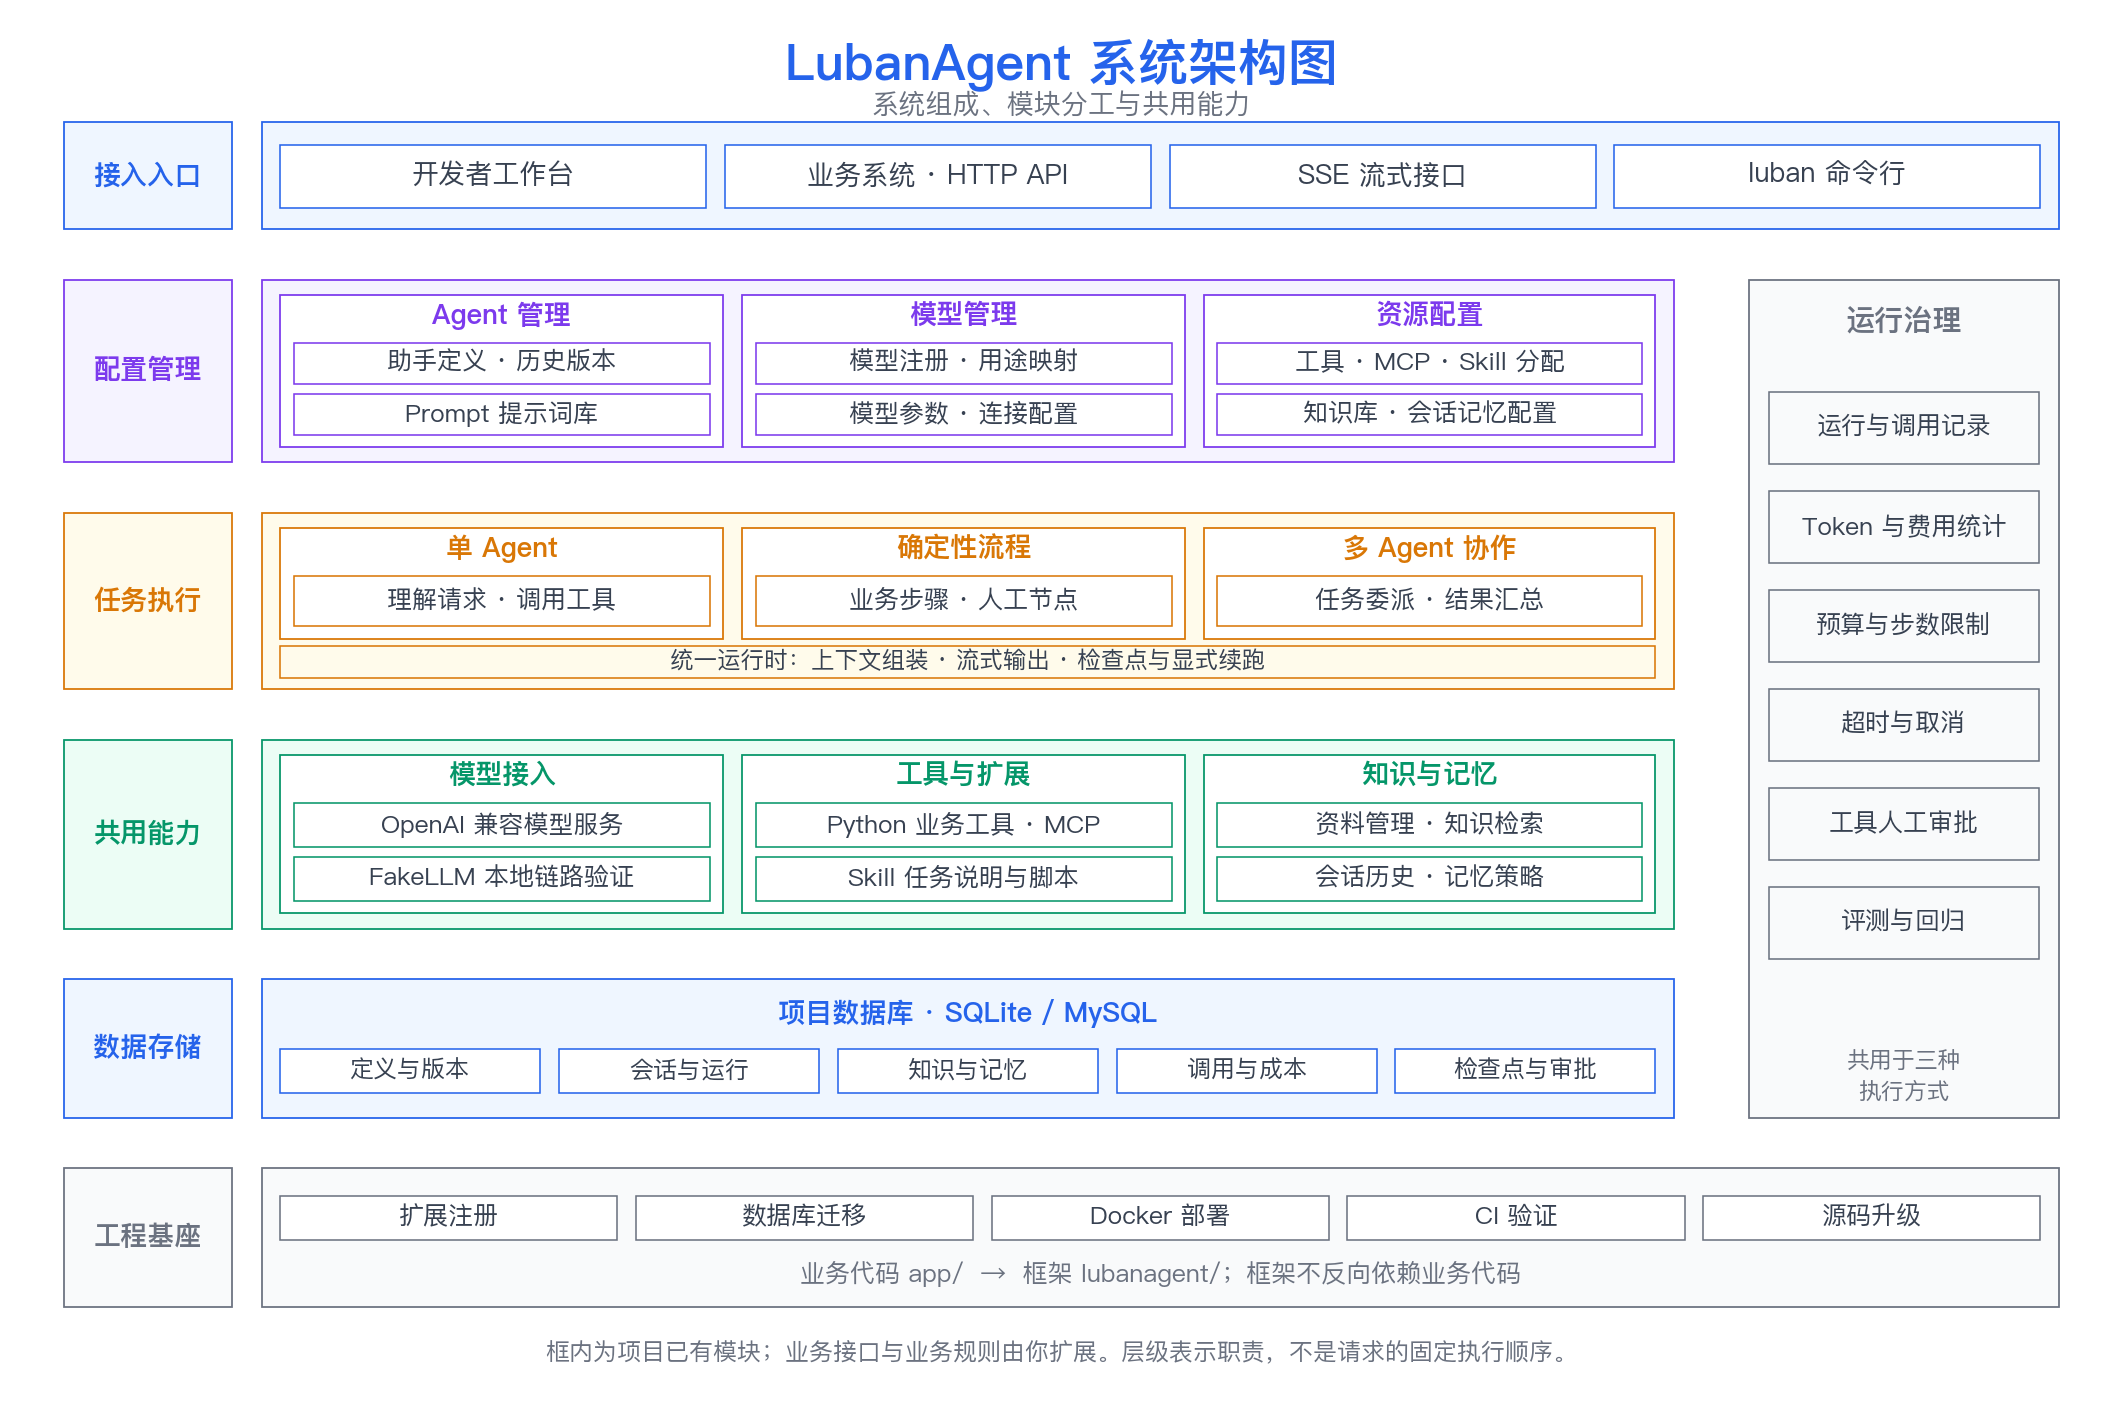

This figure's Python source:
import matplotlib.pyplot as plt
import matplotlib.patches as mpatches
import matplotlib.font_manager as fm
import numpy as np
import re

# ── 颜色规范（禁止自定义颜色，只用这套）──
BLUE        = '#2563EB'   # 主色：输入层、主流程
PURPLE      = '#7C3AED'   # 辅色：模型组件、LLM核心
GREEN       = '#059669'   # 正面/输出：成功、输出层
ORANGE      = '#D97706'   # 中间态：警告、次要流程
GRAY        = '#6B7280'   # 说明文字、次要信息
RED         = '#DC2626'   # 错误、危险、阻断

LIGHT_BLUE   = '#EFF6FF'
LIGHT_PURPLE = '#F5F3FF'
LIGHT_GREEN  = '#ECFDF5'
LIGHT_ORANGE = '#FFFBEB'
LIGHT_GRAY   = '#F9FAFB'
LIGHT_RED    = '#FEF2F2'

# ── 字体初始化（自动验证，找不到中文字体会警告）──
def _setup_fonts():
    available = {f.name for f in fm.fontManager.ttflist}
    preferred = ['Arial Unicode MS', 'PingFang SC', 'SimHei']
    found = [f for f in preferred if f in available]
    if not found:
        print("WARNING: 未找到中文字体，中文可能显示为方块。请安装 PingFang SC 或 SimHei。")
    plt.rcParams['font.sans-serif'] = found + ['DejaVu Sans']
    plt.rcParams['axes.unicode_minus'] = False
    plt.rcParams['font.size'] = 11

_setup_fonts()

# ── emoji 过滤（所有上图文字必须套此函数）──
_EMOJI_RE = re.compile(
    "["
    "\U0001F300-\U0001F9FF"
    "\U00002700-\U000027BF"
    "\U0000FE00-\U0000FE0F"
    "\U00002600-\U000026FF"
    "]+", flags=re.UNICODE
)

def safe_text(s: str) -> str:
    """去掉 emoji，防止渲染为方块。所有上图文字必须套此函数。"""
    return _EMOJI_RE.sub('', s).strip()

# ── 带标签箭头（标签颜色强制 #374151）──
def draw_labeled_arrow(ax, x1, y1, x2, y2, label='', rad=0, color='#374151'):
    ax.annotate('', xy=(x2, y2), xytext=(x1, y1),
                arrowprops=dict(arrowstyle='->', color=color, lw=1.5,
                                connectionstyle=f'arc3,rad={rad}'))
    if label:
        mx, my = (x1 + x2) / 2, (y1 + y2) / 2
        ax.text(mx, my, safe_text(label), ha='center', va='bottom',
                fontsize=9, color='#374151',
                bbox=dict(facecolor='white', edgecolor='none', alpha=0.8, pad=2))

# ── 弧形箭头 rad 自动计算（不用记正负）──
def arc_rad(bend='right', strength=0.3) -> float:
    """bend='right' 向右弯（rad 负），bend='left' 向左弯（rad 正）"""
    return -strength if bend == 'right' else strength

# ── 保存规范（禁止修改 dpi 和 facecolor）──
# plt.savefig('images/chapter-XX/xxx.png', dpi=150, bbox_inches='tight', facecolor='white')
# plt.close()
# ── Layout design ──
# Canvas=(18,12), data extent x=0..28,y=0..22. Title y=21.1.
# Layer labels x=.65..2.9; main x=3.3..22.2; governance x=23.2..27.35.
# Entry y=18.6..20.3; config y=14.9..17.8 (gap .8).
# Execution y=11.3..14.1 (gap .8); shared capabilities y=7.5..10.5 (gap .8).
# Storage y=4.5..6.7 (gap .8); foundation y=1.5..3.7 (gap .8).
# Governance y=4.5..17.8. No flow arrows: structure/containment, not request sequence.
# Three peer groups width5.93, inter-group gap=.25; no crossing connectors.
from pathlib import Path
import matplotlib
matplotlib.use('Agg')

# Prefer PingFang SC rather than the old Arial Unicode. macOS stores SC as a
# non-first face in its TTC; extract only regular/semibold to an external cache.
# No font is bundled in this repository or redistributed with the PNG.
def _diagram_fonts():
    import os
    import tempfile
    candidates = [Path('/System/Library/Fonts/PingFang.ttc')]
    assets = Path('/System/Library/AssetsV2/com_apple_MobileAsset_Font8')
    if assets.is_dir():
        candidates.extend(sorted(assets.glob('*/AssetData/PingFang.ttc')))
    for candidate in candidates:
        if not candidate.is_file():
            continue
        try:
            from fontTools.ttLib import TTCollection
            import hashlib
            cache = Path(tempfile.gettempdir()) / ('luban-diagram-fonts-' + str(os.getuid()))
            cache.mkdir(exist_ok=True)
            fonts = {}
            collection = TTCollection(str(candidate), lazy=True)
            for font in collection.fonts:
                family = font['name'].getDebugName(1)
                style = font['name'].getDebugName(2)
                if family == 'PingFang SC' and style in ('Regular', 'Semibold'):
                    token = hashlib.sha256((str(candidate) + str(candidate.stat().st_mtime_ns)).encode()).hexdigest()[:12]
                    output = cache / ('PingFangSC-' + style + '-' + token + '.ttf')
                    if not output.exists():
                        font.save(output)
                    fonts[style] = fm.FontProperties(fname=str(output))
            collection.close()
            if len(fonts) == 2:
                return fonts['Regular'], fonts['Semibold']
        except (ImportError, OSError, KeyError):
            continue
    available = {f.name for f in fm.fontManager.ttflist}
    for family in ['PingFang SC', 'Noto Sans CJK SC', 'Source Han Sans SC', 'Microsoft YaHei', 'STHeiti', 'SimHei']:
        if family in available:
            return fm.FontProperties(family=family), fm.FontProperties(family=family, weight='bold')
    # Last-resort fallback for systems without an installed Chinese sans font.
    return fm.FontProperties(family='Arial Unicode MS'), fm.FontProperties(family='Arial Unicode MS', weight='bold')

REGULAR_FONT, HEADING_FONT = _diagram_fonts()
LAYER_PALETTE = {
    '接入入口': (BLUE, LIGHT_BLUE), '访问端': (BLUE, LIGHT_BLUE),
    '配置管理': (PURPLE, LIGHT_PURPLE), '前端工作台': (PURPLE, LIGHT_PURPLE),
    '任务执行': (ORANGE, LIGHT_ORANGE), '接口服务': (GREEN, LIGHT_GREEN),
    '共用能力': (GREEN, LIGHT_GREEN), '执行引擎': (ORANGE, LIGHT_ORANGE),
    '数据存储': (BLUE, LIGHT_BLUE), '能力适配': (PURPLE, LIGHT_PURPLE),
    '工程基座': (GRAY, LIGHT_GRAY), '数据持久化': (BLUE, LIGHT_BLUE),
    '外部资源': (GREEN, LIGHT_GREEN),
}
ACTIVE_EDGE, ACTIVE_FILL = BLUE, LIGHT_BLUE

# Restrained layer-specific colors, white modules and PingFang SC typography.
# Text is checked against its own cell; peer cells may not overlap.
TEXTS = []
CELLS = []
def box(x, y, w, h, fill='white', edge=GRAY, lw=0.85, dashed=False):
    ax.add_patch(mpatches.Rectangle((x,y),w,h,facecolor=fill,edgecolor=edge,
                                  linewidth=lw,linestyle='--' if dashed else '-'))

def label(x,y,w,h,text,size=12,bold=False,color=GRAY):
    font = (HEADING_FONT if bold else REGULAR_FONT).copy()
    font.set_size(size)
    t=ax.text(x+w/2,y+h/2,safe_text(text),ha='center',va='center',
              fontsize=size,fontweight='bold' if bold else 'normal',
              color=color,linespacing=1.45,
              fontproperties=font)
    TEXTS.append((t,(x,y,w,h)))

def cell(x,y,w,h,text,size=12,fill='white',accent=False):
    # Modules stay white; the enclosing layer, headers and borders carry color.
    if fill == LIGHT_BLUE:
        fill = ACTIVE_FILL
    box(x,y,w,h,fill,ACTIVE_EDGE,0.75)
    label(x,y,w,h,text,size,accent,ACTIVE_EDGE if accent else '#374151')
    CELLS.append((x,y,w,h,text))

def layer(y,h,title,w=18.9):
    global ACTIVE_EDGE, ACTIVE_FILL
    ACTIVE_EDGE, ACTIVE_FILL = LAYER_PALETTE[title]
    box(.65,y,2.25,h,ACTIVE_FILL,ACTIVE_EDGE)
    label(.65,y,2.25,h,title,13,True,ACTIVE_EDGE)
    box(3.3,y,w,h,ACTIVE_FILL,ACTIVE_EDGE)

def group(x,y,w,h,title,items):
    box(x,y,w,h,'white',ACTIVE_EDGE)
    label(x,y+h-.62,w,.58,title,13,True,ACTIVE_EDGE)
    count=len(items);gap=.16;inner_y=y+.20;inner_h=h-.96
    cell_h=(inner_h-gap*(count-1))/count
    for i,text in enumerate(items):
        cell(x+.18,inner_y+(count-1-i)*(cell_h+gap),w-.36,cell_h,text,12)

def chips(x,y,w,h,items,size=12):
    gap=.25;cw=(w-gap*(len(items)-1))/len(items)
    for i,text in enumerate(items):cell(x+i*(cw+gap),y,cw,h,text,size)

def validate():
    fig.canvas.draw()
    failures = []
    for text,(x,y,w,h) in TEXTS:
        bb=text.get_window_extent().transformed(ax.transData.inverted())
        if not (x+.03<=bb.x0 and bb.x1<=x+w-.03): failures.append((text.get_text(),'horizontal',str(bb),(x,y,w,h)))
        if not (y+.025<=bb.y0 and bb.y1<=y+h-.025): failures.append((text.get_text(),'vertical',str(bb),(x,y,w,h)))
    assert not failures, failures
    for i,a in enumerate(CELLS):
        for b in CELLS[i+1:]:
            overlap_x=min(a[0]+a[2],b[0]+b[2])-max(a[0],b[0])
            overlap_y=min(a[1]+a[3],b[1]+b[3])-max(a[1],b[1])
            assert overlap_x<=.01 or overlap_y<=.01,(a[4],b[4],'overlap')

fig,ax=plt.subplots(figsize=(18,12))
ax.set_xlim(0,28);ax.set_ylim(0,22);ax.axis('off')

label(.65,20.70,26.7,1.02,'LubanAgent 系统架构图',24,True,BLUE)
label(.65,20.26,26.7,.58,'系统组成、模块分工与共用能力',13)
layer(18.6,1.7,'接入入口',24.05)
chips(3.55,18.94,23.55,1.0,['开发者工作台','业务系统 · HTTP API','SSE 流式接口','luban 命令行'],13)

layer(14.9,2.9,'配置管理')
group(3.55,15.14,5.93,2.42,'Agent 管理',['助手定义 · 历史版本','Prompt 提示词库'])
group(9.73,15.14,5.93,2.42,'模型管理',['模型注册 · 用途映射','模型参数 · 连接配置'])
group(15.91,15.14,6.04,2.42,'资源配置',['工具 · MCP · Skill 分配','知识库 · 会话记忆配置'])

layer(11.3,2.8,'任务执行')
group(3.55,12.10,5.93,1.76,'单 Agent',['理解请求 · 调用工具'])
group(9.73,12.10,5.93,1.76,'确定性流程',['业务步骤 · 人工节点'])
group(15.91,12.10,6.04,1.76,'多 Agent 协作',['任务委派 · 结果汇总'])
cell(3.55,11.47,18.40,.52,'统一运行时：上下文组装 · 流式输出 · 检查点与显式续跑',11.3,LIGHT_BLUE)

layer(7.5,3.0,'共用能力')
group(3.55,7.74,5.93,2.52,'模型接入',['OpenAI 兼容模型服务','FakeLLM 本地链路验证'])
group(9.73,7.74,5.93,2.52,'工具与扩展',['Python 业务工具 · MCP','Skill 任务说明与脚本'])
group(15.91,7.74,6.04,2.52,'知识与记忆',['资料管理 · 知识检索','会话历史 · 记忆策略'])

layer(4.5,2.2,'数据存储')
label(3.55,5.89,18.4,.53,'项目数据库 · SQLite / MySQL',13,True,BLUE)
chips(3.55,4.89,18.4,.69,['定义与版本','会话与运行','知识与记忆','调用与成本','检查点与审批'],11.5)

ACTIVE_EDGE, ACTIVE_FILL = GRAY, LIGHT_GRAY
box(23.2,4.5,4.15,13.3,LIGHT_GRAY,GRAY)
label(23.2,16.76,4.15,.75,'运行治理',14,True,GRAY)
for i,item in enumerate(['运行与调用记录','Token 与费用统计','预算与步数限制','超时与取消','工具人工审批','评测与回归']):
    cell(23.47,14.87-i*1.57,3.61,1.14,item,12,LIGHT_BLUE)
label(23.47,4.63,3.61,1.02,'共用于三种\n执行方式',11)

layer(1.5,2.2,'工程基座',24.05)
chips(3.55,2.56,23.55,.70,['扩展注册','数据库迁移','Docker 部署','CI 验证','源码升级'],12)
label(3.55,1.76,23.55,.51,'业务代码 app/  →  框架 lubanagent/；框架不反向依赖业务代码',12)
label(.65,.46,26.7,.58,'框内为项目已有模块；业务接口与业务规则由你扩展。层级表示职责，不是请求的固定执行顺序。',11.5)
validate()
path=Path(__file__).with_suffix('.png')
plt.savefig(path,dpi=150,bbox_inches='tight',facecolor='white');plt.close()
print(str(path.resolve())+' | text_bounds=PASS | peer_overlap=PASS | font='+REGULAR_FONT.get_name()+' | heading='+HEADING_FONT.get_name())
